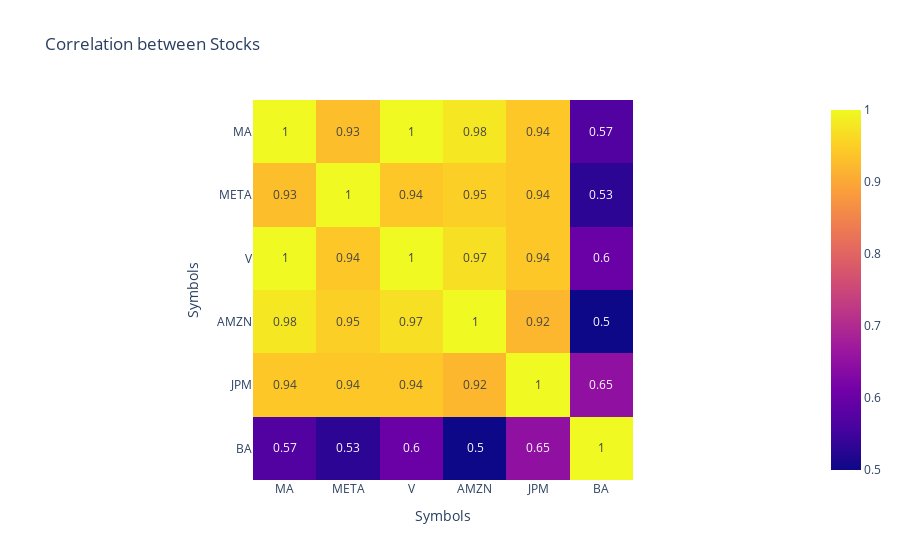

Notebook code for this chart:
### Markdown cell above
## Plot Correlation Matrix between Stocks
The correlation matrix gives us the correlation coefficients between every pair of stocks. Correlation coefficients are indicators of the strength of the linear relationship between two different variables. It is a value from 0 to 1, with 1 indicating the strongest relationship. If it is a negative value, then the two variables are inversely related.

### Code cell
corr_df = stocks_df.corr().round(2) # round to 2 decimal places
fig_corr = px.imshow(corr_df, text_auto=True, title = 'Correlation between Stocks')
fig_corr.show()

### Figure 1 — Plotly figure (JSON) as saved in the notebook; plotly's stock layout.template omitted (floating-point values rounded to 4 significant figures)
{"data": [{"coloraxis": "coloraxis", "hovertemplate": "Symbols: %{x}<br>Symbols: %{y}<br>color: %{z}<extra></extra>", "name": "0", "texttemplate": "%{z}", "type": "heatmap", "x": ["MA", "META", "V", "AMZN", "JPM", "BA"], "xaxis": "x", "y": ["MA", "META", "V", "AMZN", "JPM", "BA"], "yaxis": "y", "z": [[1, 0.93, 1, 0.98, 0.94, 0.57], [0.93, 1, 0.94, 0.95, 0.94, 0.53], [1, 0.94, 1, 0.97, 0.94, 0.6], [0.98, 0.95, 0.97, 1, 0.92, 0.5], [0.94, 0.94, 0.94, 0.92, 1, 0.65], [0.57, 0.53, 0.6, 0.5, 0.65, 1]]}], "layout": {"coloraxis": {"colorscale": [[0, "#0d0887"], [0.1111, "#46039f"], [0.2222, "#7201a8"], [0.3333, "#9c179e"], [0.4444, "#bd3786"], [0.5556, "#d8576b"], [0.6667, "#ed7953"], [0.7778, "#fb9f3a"], [0.8889, "#fdca26"], [1, "#f0f921"]]}, "title": {"text": "Correlation between Stocks"}, "xaxis": {"anchor": "y", "constrain": "domain", "domain": [0, 1], "scaleanchor": "y", "title": {"text": "Symbols"}}, "yaxis": {"anchor": "x", "autorange": "reversed", "constrain": "domain", "domain": [0, 1], "title": {"text": "Symbols"}}}}
